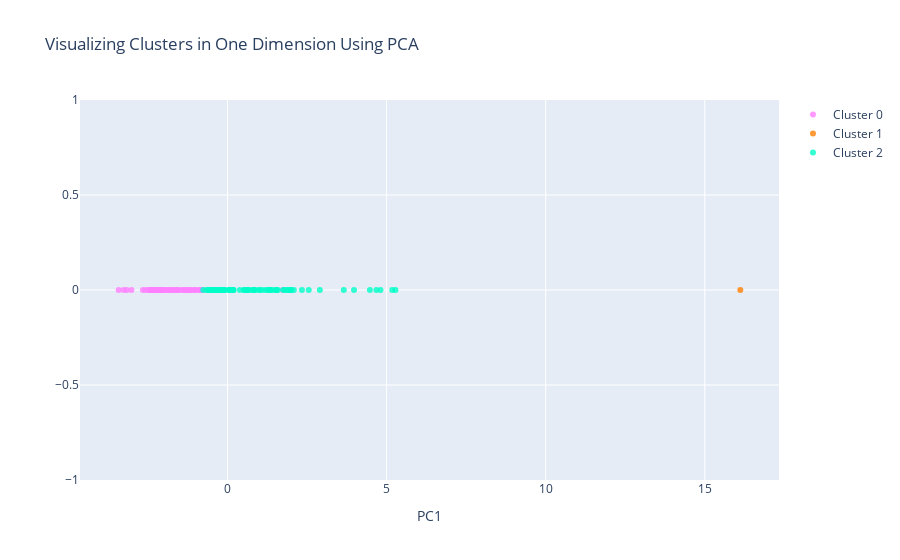

Source (notebook cell):
### Code cell
# 1d visual
import plotly as py
import plotly.graph_objs as go
from plotly.offline import download_plotlyjs, init_notebook_mode, plot, iplot

#pyplot hack
init_notebook_mode(connected=True)

#trace1 is for 'Cluster 0'
trace1 = go.Scatter(
                    x = cluster0["PC1_1d"],
                    y = cluster0["dummy"],
                    mode = "markers",
                    name = "Cluster 0",
                    marker = dict(color = 'rgba(255, 128, 255, 0.8)'),
                    text = cluster0.index)

#trace2 is for 'Cluster 1'
trace2 = go.Scatter(
                    x = cluster1["PC1_1d"],
                    y = cluster1["dummy"],
                    mode = "markers",
                    name = "Cluster 1",
                    marker = dict(color = 'rgba(255, 128, 2, 0.8)'),
                    text = cluster1.index)

#trace3 is for 'Cluster 2'
trace3 = go.Scatter(
                    x = cluster2["PC1_1d"],
                    y = cluster2["dummy"],
                    mode = "markers",
                    name = "Cluster 2",
                    marker = dict(color = 'rgba(0, 255, 200, 0.8)'),
                    text = cluster2.index)

data = [trace1, trace2, trace3]

title = "Visualizing Clusters in One Dimension Using PCA"

layout = dict(title = title,
              xaxis= dict(title= 'PC1',ticklen= 5,zeroline= False),
              yaxis= dict(title= '',ticklen= 5,zeroline= False)
             )

fig = dict(data = data, layout = layout)

iplot(fig)

### Figure 1 — Plotly figure (JSON) as saved in the notebook; plotly's stock layout.template omitted (floating-point values rounded to 4 significant figures)
{"data": [{"marker": {"color": "rgba(255, 128, 255, 0.8)"}, "mode": "markers", "name": "Cluster 0", "text": ["Sierra Leone", "Kenya", "Liechtenstein", "Ethiopia", "Sudan", "Benin", "West Bank and Gaza", "India", "Somalia", "Honduras", "Equatorial Guinea", "Bolivia", "Guinea-Bissau", "Zambia", "Bangladesh", "Indonesia", "Jamaica", "South Africa", "Angola", "Cote d'Ivoire", "Timor-Leste", "Kosovo", "Mali", "Gabon", "Malawi", "Mauritania", "Mozambique", "Haiti", "Guyana", "Philippines", "Ghana", "Madagascar", "Central African Republic", "Namibia", "Guatemala", "Cambodia", "Burundi", "Tanzania", "Zimbabwe", "Sao Tome and Principe", "Burkina Faso", "Senegal", "Papua New Guinea", "Guinea", "Rwanda", "Chad", "Niger", "Bhutan", "Cabo Verde", "Cameroon", "Pakistan"], "type": "scatter", "x": [-2.177, -2.284, -1.714, -2.477, -2.067, -2.216, -1.264, 1.737, -3.42, -1.017, -2.206, -0.9026, -2.414, -2.02, -1.562, -0.1174, -0.7829, -0.505, -2.239, -1.966, -0.8182, -1.768, -2.419, -0.8493, -2.173, -2.292, -2.66, -1.843, -1.011, -1.107, -1.835, -2.573, -3.021, -1.383, -1.269, -1.447, -2.342, -2.087, -1.652, -1.549, -2.412, -1.91, -1.184, -2.254, -2.099, -3.264, -3.168, -1.33, -1.168, -2.013, -1.618], "y": [0, 0, 0, 0, 0, 0, 0, 0, 0, 0, 0, 0, 0, 0, 0, 0, 0, 0, 0, 0, 0, 0, 0, 0, 0, 0, 0, 0, 0, 0, 0, 0, 0, 0, 0, 0, 0, 0, 0, 0, 0, 0, 0, 0, 0, 0, 0, 0, 0, 0, 0]}, {"marker": {"color": "rgba(255, 128, 2, 0.8)"}, "mode": "markers", "name": "Cluster 1", "text": ["United States"], "type": "scatter", "x": [16.12], "y": [0]}, {"marker": {"color": "rgba(0, 255, 200, 0.8)"}, "mode": "markers", "name": "Cluster 2", "text": ["Slovenia", "Fiji", "Malta", "Paraguay", "Croatia", "Mongolia", "Denmark", "Ukraine", "Germany", "Algeria", "Azerbaijan", "Cyprus", "Bahrain", "Belgium", "Singapore", "Japan", "Andorra", "Morocco", "Spain", "Chile", "Brazil", "Kazakhstan", "Monaco", "Dominican Republic", "Mexico", "Mauritius", "Nicaragua", "Tunisia", "Uzbekistan", "Lebanon", "Finland", "Georgia", "Saudi Arabia", "Italy", "United Kingdom", "United Arab Emirates", "Albania", "Peru", "Suriname", "Moldova", "Lithuania", "Israel", "Netherlands", "Maldives", "Greece", "Serbia", "Turkey", "Antigua and Barbuda", "Estonia", "Cuba", "Ecuador", "Belarus", "Latvia", "Austria", "France", "Grenada", "Portugal", "Luxembourg", "Sweden", "Iceland", "San Marino", "El Salvador", "Belize", "Panama", "Costa Rica", "Dominica", "Hungary", "Qatar", "Oman", "Trinidad and Tobago", "Armenia", "China", "Uruguay", "Thailand", "Norway"], "type": "scatter", "x": [1.197, -0.215, 1.583, -0.5232, 1.097, -0.5213, 1.755, 0.8553, 4.476, -0.1998, -0.1369, 0.8085, 0.1817, 2.903, 1.998, 3.654, 0.1689, -0.369, 4.678, 0.5193, 1.284, 1.016, 1.885, -0.2733, 0.6155, 0.1565, -0.7643, 0.05786, -0.0986, -0.5971, 1.986, 0.06058, 0.07703, 4.808, 3.976, 0.8356, 0.389, -0.396, -0.3103, 0.1895, 1.546, 0.9788, 2.553, -0.1421, 1.281, 0.5281, 0.56, -0.2125, 1.355, 0.6709, -0.5965, 1.517, 1.367, 1.98, 5.178, -0.219, 1.4, 2.339, 2.084, 1.527, 0.7849, -0.4395, -0.661, -0.1268, 0.05891, -0.08979, 1.791, 0.8459, -0.503, 0.06269, -0.1751, 5.278, 0.6579, 0.137, 1.89], "y": [0, 0, 0, 0, 0, 0, 0, 0, 0, 0, 0, 0, 0, 0, 0, 0, 0, 0, 0, 0, 0, 0, 0, 0, 0, 0, 0, 0, 0, 0, 0, 0, 0, 0, 0, 0, 0, 0, 0, 0, 0, 0, 0, 0, 0, 0, 0, 0, 0, 0, 0, 0, 0, 0, 0, 0, 0, 0, 0, 0, 0, 0, 0, 0, 0, 0, 0, 0, 0, 0, 0, 0, 0, 0, 0]}], "layout": {"title": {"text": "Visualizing Clusters in One Dimension Using PCA"}, "xaxis": {"ticklen": 5, "title": {"text": "PC1"}, "zeroline": false}, "yaxis": {"ticklen": 5, "title": {"text": ""}, "zeroline": false}}}
